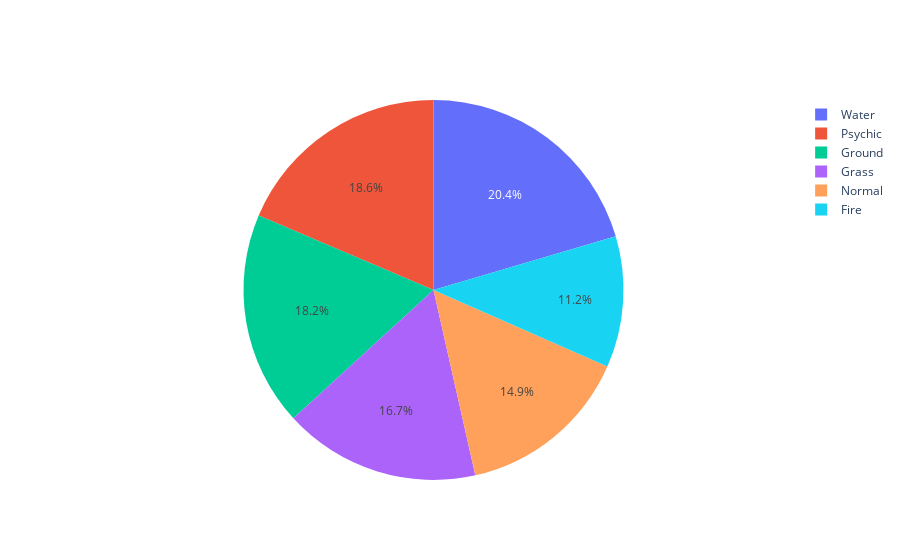

Notebook code for this chart:
### Code cell
#Way 2
fig = go.Figure()
fig.add_trace(go.Pie(labels = labels,
                             values = values))
fig

### Figure 1 — Plotly figure (JSON) as saved in the notebook; plotly's stock layout.template omitted (floating-point values rounded to 4 significant figures)
{"data": [{"labels": ["Water", "Grass", "Normal", "Psychic", "Fire", "Ground"], "type": "pie", "values": [110, 90, 80, 100, 60, 98]}], "layout": {}}
